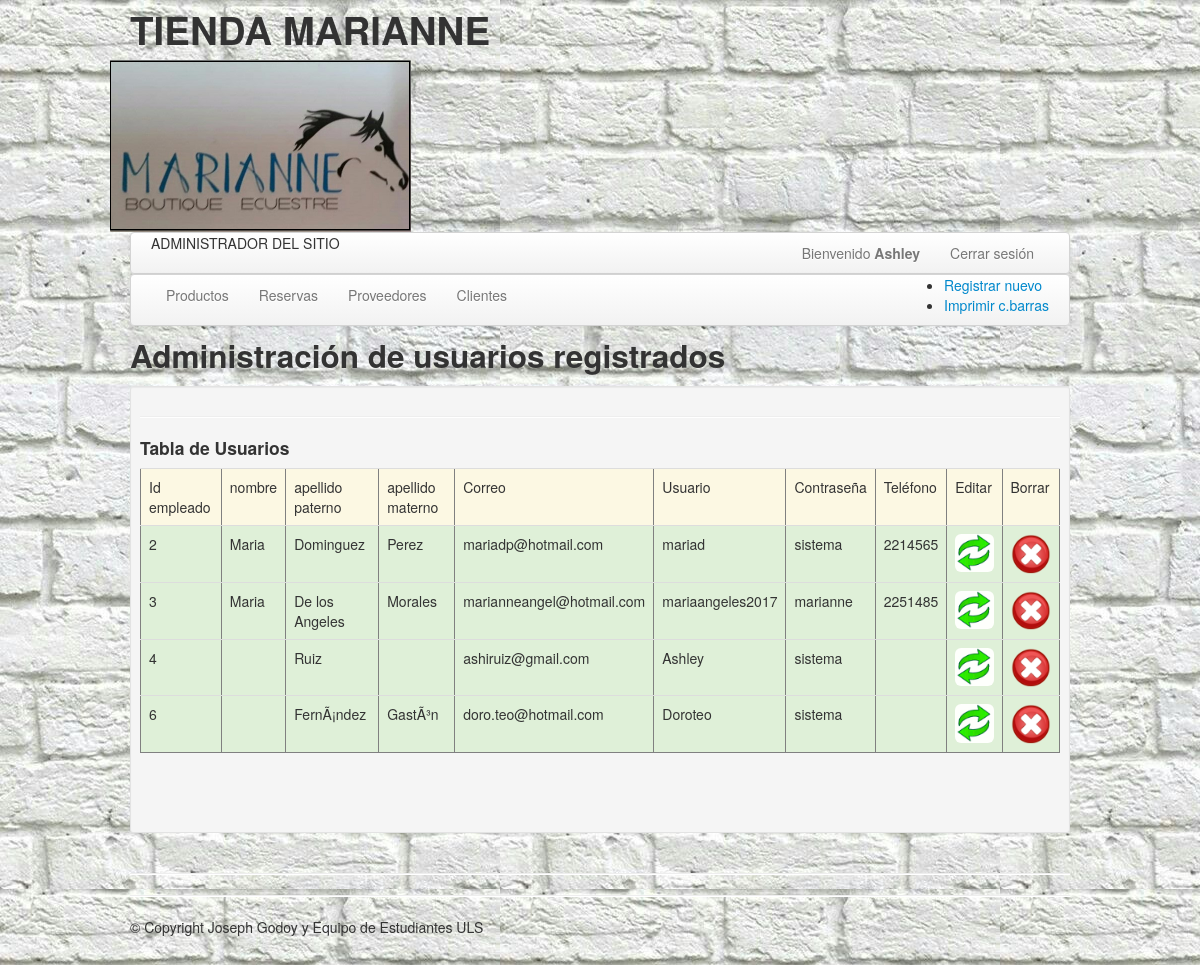
/admin.php (signed in), run on the app's committed database.
### tables this page shows
CREATE TABLE IF NOT EXISTS `empleado` (
  `ide_empleado` tinyint(2) NOT NULL AUTO_INCREMENT,
  `nombre` varchar(45) DEFAULT NULL,
  `apellido_pat` varchar(50) DEFAULT NULL,
  `apellido_mat` varchar(50) DEFAULT NULL,
  `correo` varchar(50) DEFAULT NULL,
  `usuario` varchar(20) DEFAULT NULL,
  `contrasena` varchar(10) DEFAULT NULL,
  `telefono` varchar(8) DEFAULT NULL,
  `rol` smallint(2) DEFAULT NULL,
  `pasadmin` varchar(35) DEFAULT NULL,
  PRIMARY KEY (`ide_empleado`)
);

### admin.php (the view, shortened to what this page needs)
<!DOCTYPE html>
<html lang="en">
  <head>
    <link href="bootstrap/css/bootstrap.min.css" rel="stylesheet"/>
  </head>
<body data-offset="40" background="images/fondo3.jpg" style="background-attachment: fixed">
<div class="container">
<header class="header">
<div class="row">
	<?php
	include("include/cabecera.php");
	?>
</div>
<div class="row">
<img src="imagenes/logo.png" height="172"  width="301">
</div>
</header>
<div class="navbar">
  <div class="navbar-inner">
	<div class="container">
	  <div class="nav-collapse">
		<ul class="nav">
			<li class="">ADMINISTRADOR DEL SITIO</li>
		</ul>
		<ul class="nav pull-right">
		<li><a href="">Bienvenido <strong><?php echo $_SESSION['usuario'];?></strong> </a></li>
			  <li><a href="desconectar.php"> Cerrar sesión </a></li>
		</ul>
	  </div>
	</div>
  </div>
  	<div class="navbar-inner">
  	 <div class="container">
	  <div class="nav-collapse">
		<ul class="nav">
			<li class=""><a href="#">Productos</a></li>
			 <li class=""><a href="#">Reservas</a></li>
			 <li class=""><a href="proveedores.html">Proveedores</a></li>
			 <li class=""><a href="clientes.php">Clientes</a></li>
		</ul>
		<ul class="dropdown-menu-right pull-right">
		<li><a href="registroneo.php">Registrar nuevo</a></li>
		<li><a href="#">Imprimir c.barras</a></li>
		</ul>
  </div>
</div>
</div>
<div class="row">
	<div class="span12">
		<div class="caption">
		<h2> Administración de usuarios registrados</h2>
		<div class="well well-small">
		<hr class="soft"/>
		<h4>Tabla de Usuarios</h4>
		<div class="row-fluid">
			<?php
				require("conexion_bd.php");
				$sql=("SELECT * FROM empleado");
				$query=mysqli_query($mysqli,$sql);
				echo "<table border='1'; class='table table-hover';>";
					echo "<tr class='warning'>";
						echo "<td>Id empleado</td>";
						echo "<td>nombre</td>";
						echo "<td>apellido paterno</td>";
						echo "<td>apellido materno</td>";
						echo "<td>Correo</td>";
						echo "<td>Usuario</td>";
						echo "<td>Contraseña</td>";
						echo "<td>Teléfono</td>";
						echo "<td>Editar</td>";
						echo "<td>Borrar</td>";
					echo "</tr>";
			?>
			<?php
				 while($arreglo=mysqli_fetch_array($query)){
				  	echo "<tr class='success'>";
				    	echo "<td>$arreglo[0]</td>";
				    	echo "<td>$arreglo[1]</td>";
				    	echo "<td>$arreglo[2]</td>";
				    	echo "<td>$arreglo[3]</td>";
				    	echo "<td>$arreglo[4]</td>";
				    	echo "<td>$arreglo[5]</td>";
				    	echo "<td>$arreglo[6]</td>";
				    	echo "<td>$arreglo[7]</td>";
				    	echo "<td><a href='actualizar.php?id=$arreglo[0]'><img src='images/actualizar.gif' class='img-rounded'></td>";
						echo "<td><a href='admin.php?id=$arreglo[0]&idborrar=2'><img src='images/eliminar.png' class='img-rounded'/></a></td>";
					echo "</tr>";
				}
				echo "</table>";
			?>
		<div class="span8">
		</div>
		</div>
		<br/>
		</div>
</div>
	</div>
</div>
<hr class="soften"/>
<footer class="footer">
<hr class="soften"/>
<p>&copy; Copyright Joseph Godoy y Equipo de Estudiantes ULS <br/><br/></p>
 </footer>
</div>
  </body>
</html>

### data on the page
empleado: ide_empleado "2", nombre "Maria", apellido_pat "Dominguez", apellido_mat "Perez", correo "mariadp@hotmail.com", usuario "mariad", contrasena "sistema", telefono "2214565"
empleado: ide_empleado "3", nombre "Maria", apellido_pat "De los Angeles", apellido_mat "Morales", correo "marianneangel@hotmail.com", usuario "mariaangeles2017", contrasena "marianne", telefono "2251485"
empleado: ide_empleado "4", apellido_pat "Ruiz", correo "ashiruiz@gmail.com", usuario "Ashley", contrasena "sistema"
empleado: ide_empleado "6", apellido_pat "FernÃ¡ndez", apellido_mat "GastÃ³n", correo "doro.teo@hotmail.com", usuario "Doroteo", contrasena "sistema"

### other printed values
$_SESSION['usuario'] "Ashley"
